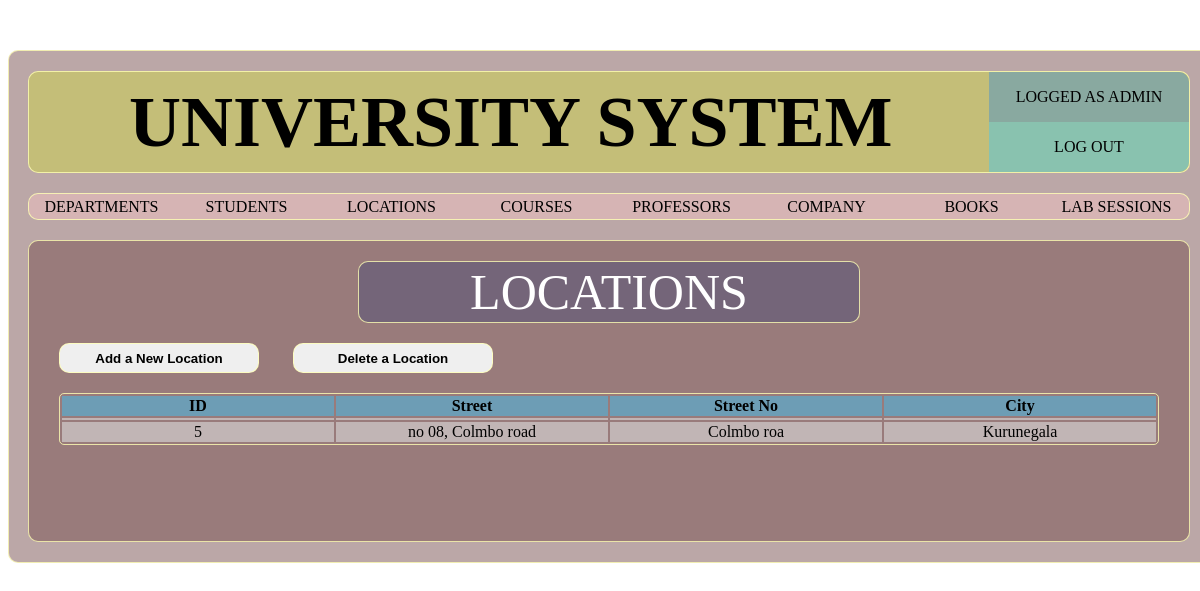
The page /pages/locations.php (signed in) on the database its author committed.
### tables this page shows
CREATE TABLE `location` (
  `locationID` varchar(20) NOT NULL,
  `locStreet` varchar(50) NOT NULL,
  `locStreeNo` varchar(10) NOT NULL,
  `locCity` varchar(50) NOT NULL
);

### pages/locations.php (the view, shortened to what this page needs)
<?php
require_once('../inc/config.php');
$locationquery="SELECT * FROM location;";
$locationcon=mysqli_query($connection,$locationquery);
require_once('layout/header.php');
?>
	<div class="container sub-page border-default">
		<div class="sub-page-box">
			<div class="container sub-page-title text-center border-default"> LOCATIONS </div>
		</div>
		<div class="sub-page-box">
			<button class="sub-page-btn border-default" onclick="show_div('add_location_form')"> Add a New Location </button>
			<button class="sub-page-btn border-default" onclick="show_div('delete_location_form')"> Delete a Location </button>
		</div>
		<div class="sub-page-box">
			<table class="container sub-page-table text-center">
				<tr>
					<th>ID</th>
					<th>Street</th>
					<th>Street No</th>
					<th>City</th>
				</tr>
				<?php
					$row="";
					if(mysqli_num_rows($locationcon)>0){
						while($location=mysqli_fetch_assoc($locationcon)){
							$row=$row."<tr>
							<td>$location[locationID]</td>
							<td>$location[locStreet]</td>
							<td>$location[locStreeNo]</td>
							<td>$location[locCity]</td>
							</tr>";
						}
						echo $row;
					}
				?>
			</table>
		</div>
	</div>
</body>
</html>

### css/main.css (style rules this page uses)
body { background-image: url("../assets/uni-back.jpg"); background-attachment: fixed; }
.container { margin: 0px auto; }
.border-default { border: 1px solid rgba(255,255,180,0.8); border-radius: 10px; }
.text-center { text-align: center; }

### css/subpage.css (style rules this page uses)
.sub-page { display: block; margin-top: 20px; margin-bottom: 20px; width: 1160px; min-height: 300px; background-color: rgba(120,80,80,0.5); }
.sub-page-box { display: block; }
.sub-page-title { margin-top: 20px; width: 500px; min-height: 60px; line-height: 60px; font-size: 50px; color: white; background-color: rgba(80,80,120,0.5); }
.sub-page-btn { margin-top: 20px; margin-left: 30px; min-height:30px; min-width: 200px; font-weight: bold; }
.sub-page-table { margin-top: 20px; margin-bottom: 20px; width: 1100px; border: 1px solid rgba(255,255,180,0.8); border-radius: 5px; }
.sub-page-table th { background-color: rgba(80,180,220,0.6); min-height: 30px; }
.sub-page-table td { background-color: rgba(220,220,220,0.6); min-height: 30px; }

### pages/layout/header.php (style rules this page uses)
.sub-page-table th,td { width: 16.5%; }

### rows shown on the page
location: locationID "5", locStreet "no 08, Colmbo road", locStreeNo "Colmbo roa", locCity "Kurunegala"
